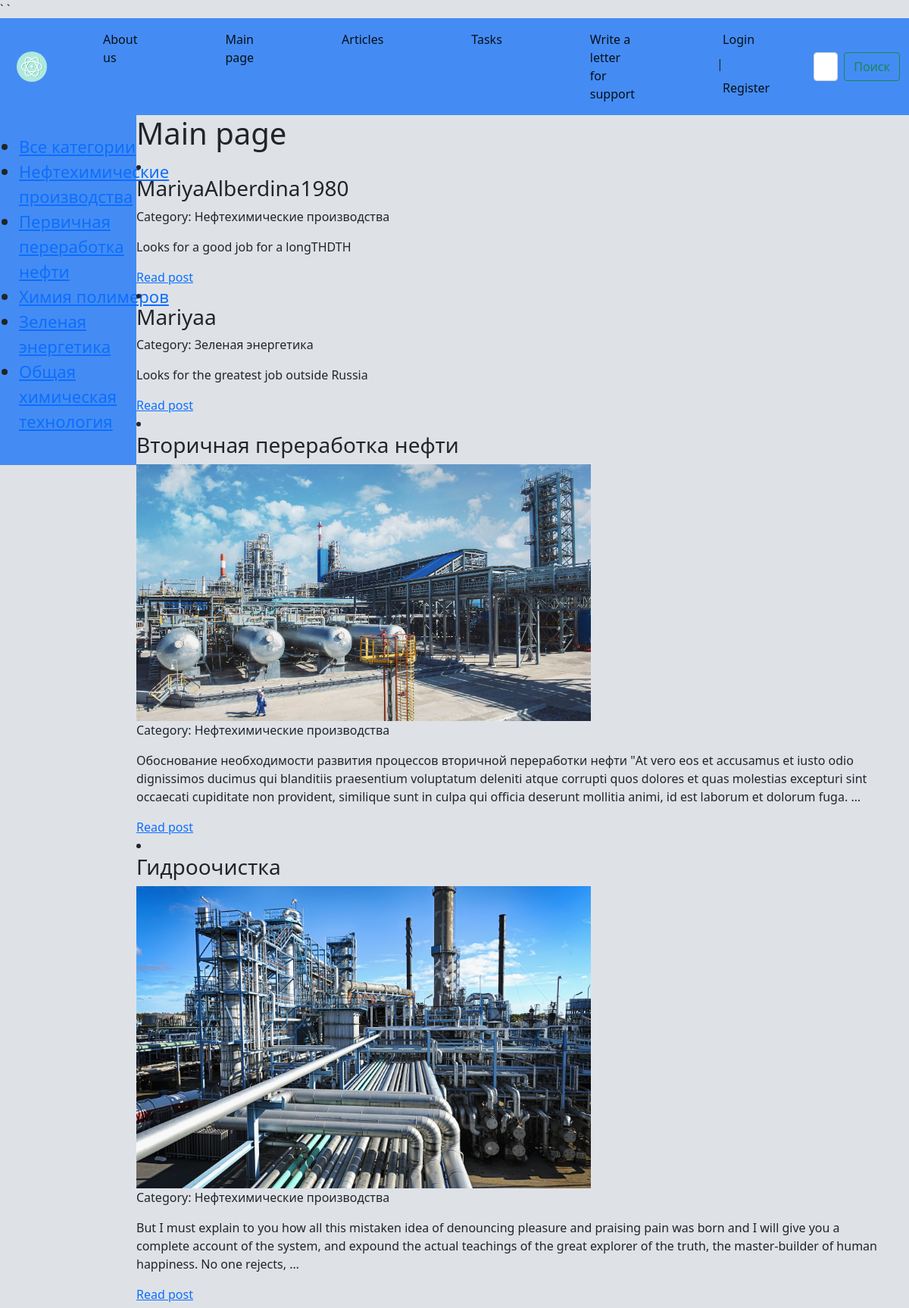
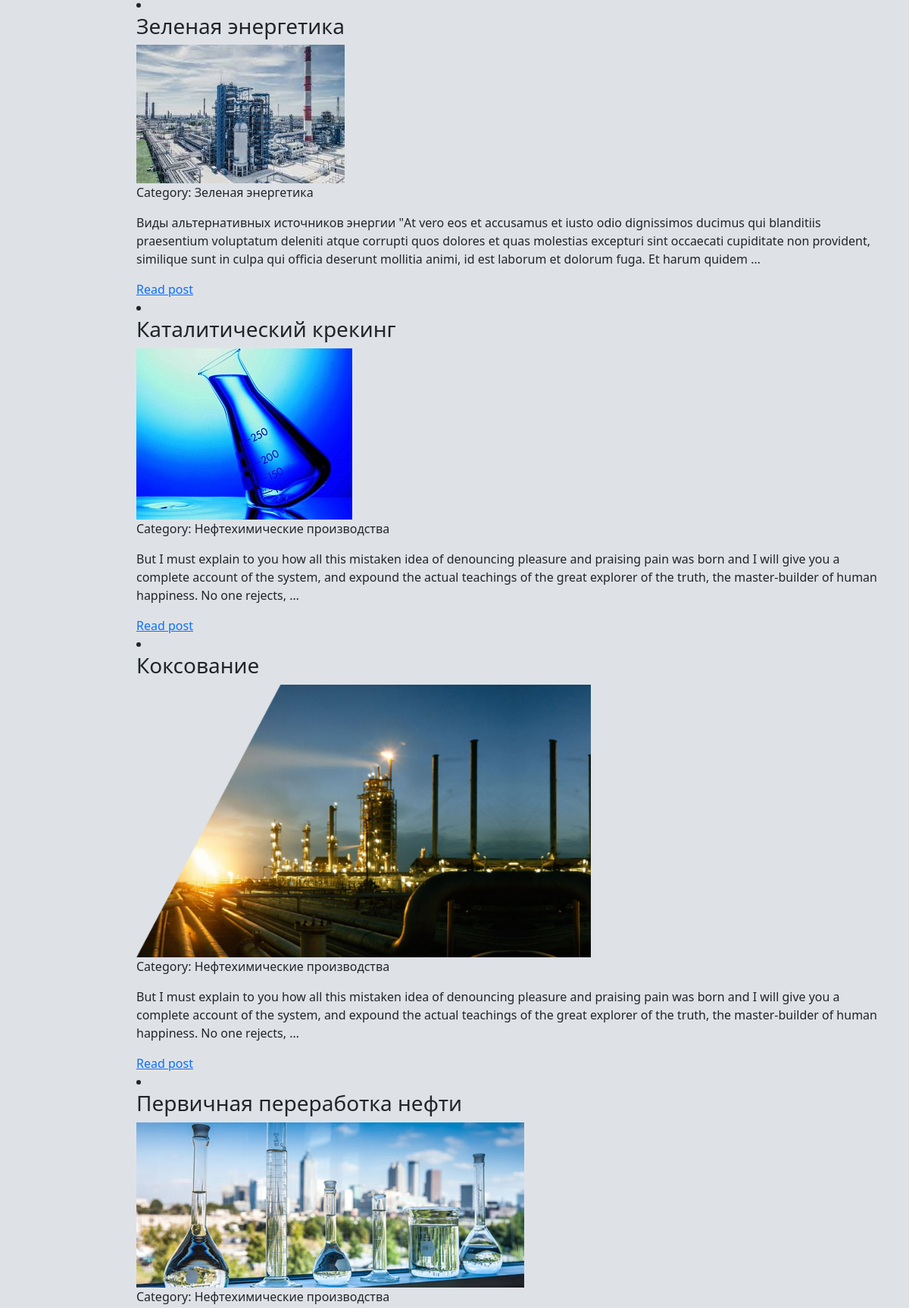
The page / (upper part) on the database its author committed (2 pictures, top to bottom).
### basicchem/models.py (models this page shows, shortened)
class Category(models.Model):
    name = models.CharField(max_length=255, db_index=True)
    slug = models.SlugField(max_length=255, unique=True, db_index=True, verbose_name='URL')
    def __str__(self):
        return self.name
    def get_absolute_url(self):
        return reverse('category', kwargs={'cat_slug': self.slug})

class Basicchem(models.Model):
    title = models.CharField(max_length=255)
    content = models.TextField(blank=True)
    slug = models.SlugField(max_length=255, unique=True, db_index=True, verbose_name='URL')
    photo = models.ImageField(upload_to='photos', blank=True)
    time_create = models.DateTimeField(auto_now_add=True)
    time_update = models.DateTimeField(auto_now=True)
    is_published = models.BooleanField(default=True)
    cat = models.ForeignKey('Category', on_delete=models.PROTECT, null=True)
    user = models.ForeignKey(User, verbose_name='User', on_delete=models.CASCADE)
    def get_absolute_url(self):
        return reverse('post', kwargs={'post_slug': self.slug})
    class Meta:
       ordering = ['title']

### basicchem/views.py (the view)
# urls.py: path('', Basicchemmain.as_view(), name='home'),
class Basicchemmain(DataMixin, ListView):
    model = Basicchem
    template_name = 'Basicchem/index.html'
    context_object_name = 'post'
    def get_context_data(self, *, object_list=None, **kwargs):
        context = super().get_context_data(**kwargs)
        c_def = self.get_user_context(title='Main page')
        return dict(list(context.items()) + list(c_def.items()))
    def get_queryset(self):
        return Basicchem.objects.filter(is_published=True)

### basicchem/utils.py (called while the page is built)
    def get_user_context(self, **kwargs):
            context = kwargs
            cats = Category.objects.all()
            user_menu = menu.copy()
            if not self.request.user.is_authenticated:
                    user_menu.pop(4)
            context['menu'] = user_menu
            context['cats'] = cats
            return context

### basicchem/templates/Basicchem/index.html
{%  extends 'Basicchem/base.html' %}
{%  block content %}
<h1>{{ title }}</h1>
<ui>
{% for p in post %}
<li>
    <h3>{{ p.title }}</h3>
    {% if p.photo %}
	<img style="max-width: 600px; height: auto" src="{{p.photo.url}}">
    {% endif %}
    <p class="first">Category: {{ p.cat }}</p>
    <p> {{ p.content|truncatewords:50 }}</p>
    <a href="{{ p.get_absolute_url }}">Read post</a>
</li>
{% endfor %}
</ui>
{% endblock content %}

### basicchem/templates/Basicchem/base.html (shortened to what this page needs)
{% load static %}
<!DOCTYPE html>
<html lang="RU-EN">
<head>
    <link type="text/css" href="{% static 'basicchem/css/CSSbase1.css' %}" rel="stylesheet" />
	<link href="https://cdn.jsdelivr.net/npm/bootstrap@5.0.2/dist/css/bootstrap.min.css" rel="stylesheet">
</head>
<body  style="background-color: #DEE2E7;">
<div>
		<nav class="navbar navbar-expand-lg navbar-light" style="background-color: #448CF3;">
			<div class="container-fluid">
				<a class="navbar-brand" href="{% url 'home' %}"><img class = "navbarbrand" src="{% static 'basicchem/images/icon.svg' %}"> </a>
				<div class="collapse navbar-collapse" id="navbarSupportedContent">
                    {% block mainmenu %}
                    <ul class="navbar-nav me-auto mb-2 mb-lg-0">
						{% for m in menu %}
                        <li class="nav-item">
							<a class="nav-link active" aria-current="page" href="{%  url m.url_name %}">{{ m.title }}</a>
						</li>
                        {% endfor %}
                        {% if request.user.is_authenticated %}
                        <li class="nav-item" class="nav-link active" aria-current="page"> {{ user.username }}</li> | <a class="nav-link active" aria-current="page" href ="{% url 'logout' %}"> Logout</a>
					    {% else %}
					    <li class="nav-item"><a class="nav-link active" aria-current="page" href="{% url 'login' %}"> Login</a> | <a class="nav-link active" aria-current="page" href ="{% url 'registration' %}"> Register</a>
                        </li>
                        {% endif %}
                    </ul>
                    {% endblock mainmenu %}
					<form class="d-flex">
						<input class="form-control me-2" type="search" placeholder="Поиск по сайту" aria-label="Search">
						<button class="btn btn-outline-success" type="submit">Поиск</button>
					</form>
				</div>
			</div>
		</nav>
<div class="wrapper">
    {% load cache %}
    <nav id="sidebar">
        <ul class="list-unstyledcomponents">
            {% cache 500 sidebar %}
{% if cat_selected == 0 %}
            <li class="selected">Все категории</li>
{% else %}
            <li><a href={%  url "home" %}>Все категории</a></li>
{% endif %}
{% for c in cats %}
        {% if cat_selected == 0 %}
            <li class="selected">{{ c.name }}</li>
        {% else %}
            <li><a href="{{ c.get_absolute_url }}">{{ c.name }}</a></li>
        {% endif %}
{% endfor %}
        </ul>
    </nav>
    {% endcache %}
</div>
    <div style="margin-left: 15%; margin-right: 2%">
        {% block content %}
        {% endblock content %}
    </div>
</body>
</html>

### basicchem/static/basicchem/css/CSSbase1.css (style rules this page uses)
.wrapper { display: flex; align-items: stretch; background: #448CF3; width: 15%; float: left; }
.navbarbrand { width: 50px; height: 50px; padding-left: 10px; }
.nav-item { padding-right: 50px; padding-left: 50px; }
#sidebar { min-width: 250px; max-width: 250px; min-height: 100%; }
img { max-width: 600px; height: auto; }
.list-unstyledcomponents { padding: 25px 25px 25px 25px; font-size: 22px; }

### rows shown on the page
Category: name "Нефтехимические производства"
Category: name "Первичная переработка нефти"
Category: name "Химия полимеров"
Category: name "Зеленая энергетика"
Category: name "Общая химическая технология"
Basicchem: title "MariyaAlberdina1980", cat "Нефтехимические производства", content "Looks for a good job for a longTHDTH"
Basicchem: title "Mariyaa", cat "Зеленая энергетика", content "Looks for the greatest job outside Russia"
Basicchem: title "Вторичная переработка нефти", photo (picture), cat "Нефтехимические производства", content "Обоснование необходимости развития процессов вторичной переработки нефти \"At vero eos et accusamus et iusto odio dignissimos ducimus qui blanditiis praesentium voluptatum deleniti atque corrupti quos dolores et quas molestias excepturi sint occaecati cupiditate non provident, similique sunt in culpa qui officia deserunt mollitia animi, id est laborum et dolorum fuga. …"
Basicchem: title "Гидроочистка", photo (picture), cat "Нефтехимические производства", content "But I must explain to you how all this mistaken idea of denouncing pleasure and praising pain was born and I will give you a complete account of the system, and expound the actual teachings of the great explorer of the truth, the master-builder of human happiness. No one rejects, …"
Basicchem: title "Зеленая энергетика", photo (picture), cat "Зеленая энергетика", content "Виды альтернативных источников энергии \"At vero eos et accusamus et iusto odio dignissimos ducimus qui blanditiis praesentium voluptatum deleniti atque corrupti quos dolores et quas molestias excepturi sint occaecati cupiditate non provident, similique sunt in culpa qui officia deserunt mollitia animi, id est laborum et dolorum fuga. Et harum quidem …"
Basicchem: title "Каталитический крекинг", photo (picture), cat "Нефтехимические производства", content "But I must explain to you how all this mistaken idea of denouncing pleasure and praising pain was born and I will give you a complete account of the system, and expound the actual teachings of the great explorer of the truth, the master-builder of human happiness. No one rejects, …"
Basicchem: title "Коксование", photo (picture), cat "Нефтехимические производства", content "But I must explain to you how all this mistaken idea of denouncing pleasure and praising pain was born and I will give you a complete account of the system, and expound the actual teachings of the great explorer of the truth, the master-builder of human happiness. No one rejects, …"
Basicchem: title "Первичная переработка нефти", photo (picture), cat "Нефтехимические производства"

### other values the page prints
{{ m.title }} "About us" "Main page" "Articles" "Tasks" "Write a letter for support"
{{ title }} "Main page"
